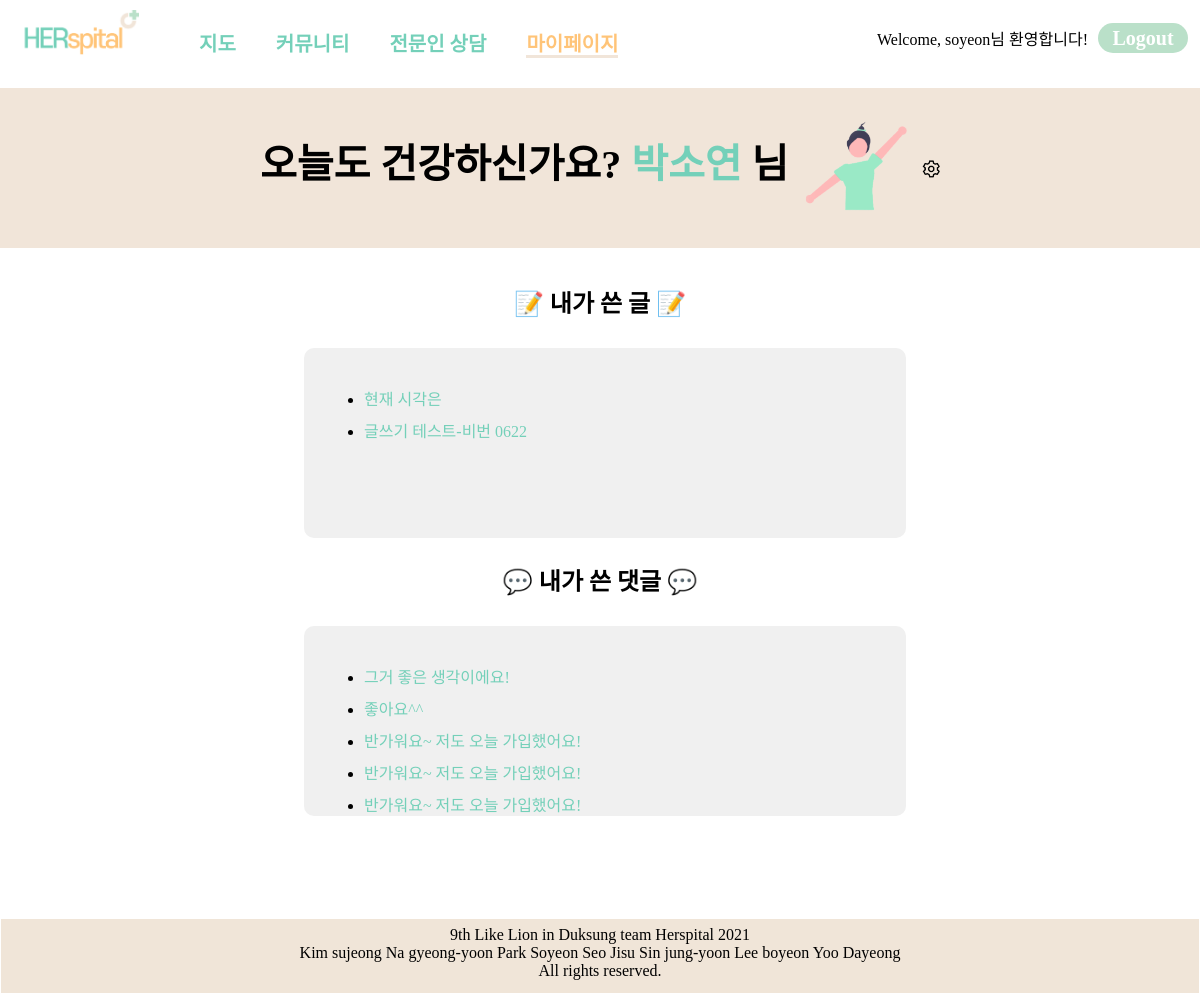
/account/mypage/ (signed in), run on an earlier commit of the app's database.
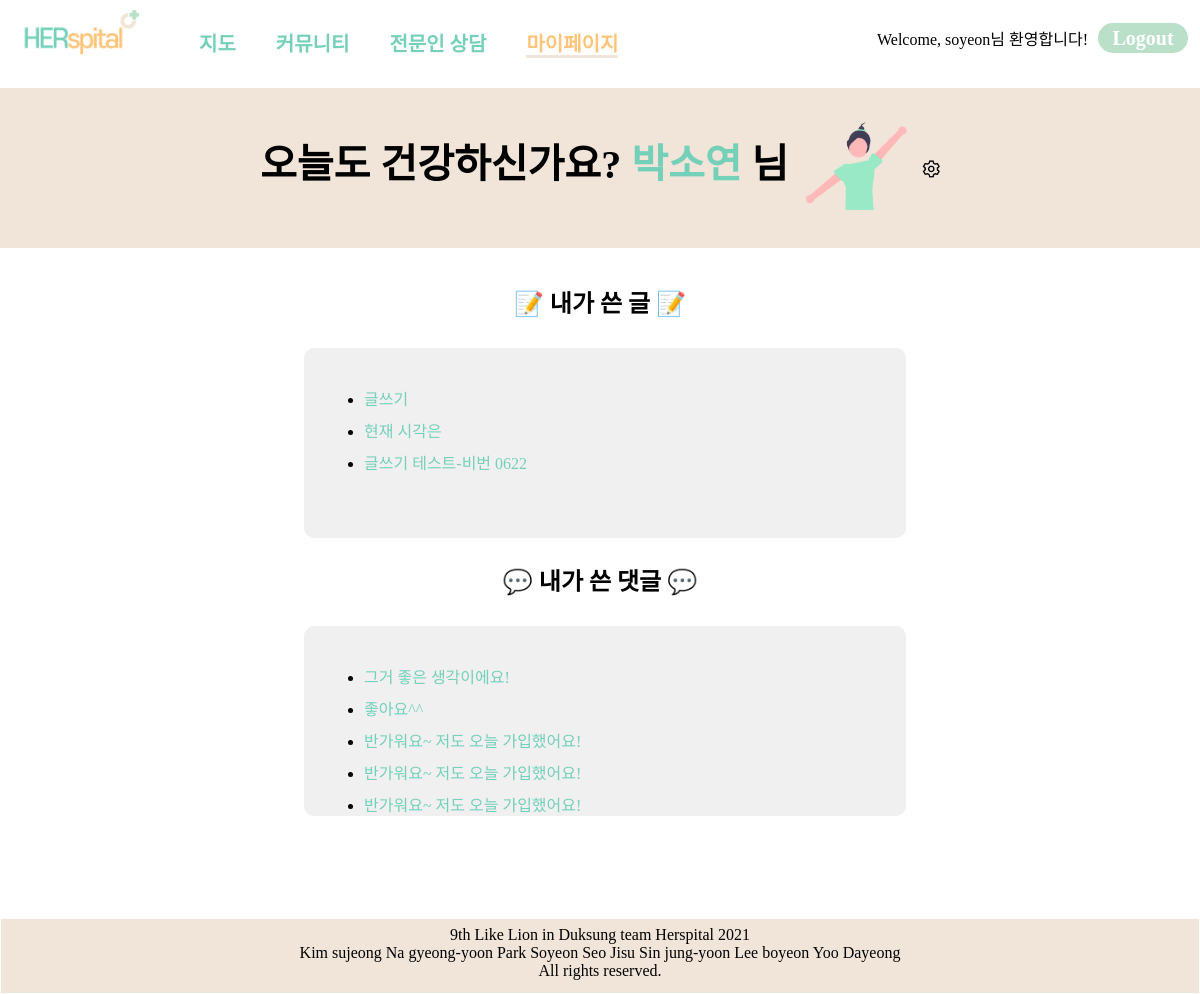
And on a later commit of the database.
### community/models.py (models this page shows, shortened)
class Community(models.Model):
    title = models.CharField(max_length=200)
    publicSetting = models.BooleanField()
    password_Post = models.CharField(max_length=10, blank=True, null=True)
    age_tag = models.CharField(max_length=100)
    image = models.ImageField(upload_to = "community/", blank=True, null=True)
    body = models.TextField()
    pub_date = models.DateTimeField()
    author = models.ForeignKey(account_models.CustomUser,on_delete=models.CASCADE, null=True)

### account/views.py (the view)
# urls.py: path("mypage/", account_views.mypage, name="mypage"),
def mypage(request):
  search = request.GET.get('search')
  writer = request.user
  communities = Community.objects.filter(author= writer).order_by('-pub_date')
  return render(request, "account/mypage.html", {'communities':communities})

### templates/account/mypage.html (shortened to what this page needs)
{% load static %}
<!DOCTYPE html>
<html lang="en">
<head>
    <link rel="stylesheet" href="{% static 'css/mypage.css' %}"/>
</head>
<body>
{% block navbar %}
{% include "partials/base.html" %}
{% endblock%}
{% block content %}
<br>
    <div id="main">
            <span style="margin-top:20px;font-size:40px;" ><strong1>오늘도 건강하신가요? <strong>{{user.nickname}}</strong> 님</strong1>
                <img src="{% static 'img/mypage_icon.png' %}" width=120px align="middle"></span>
            <a href="{% url 'account:setting' %}"><img src="{% static 'img/설정.png' %}" height=18 style="vertical-align: buttom;"></a>
    </div>
    <div id="etc">
        <section class="section">
            <h2>📝 내가 쓴 글 📝</h2>
            <article class="mylist" style="overflow:auto; width:95%; height:150px;">
                <ul>
                {% for community in communities %}
                    <li><a href="{% url 'community:detail' community.id %}">{{community.title}}</a></li>
                {% endfor %}
                </ul>
            </article>
            <h2>💬 내가 쓴 댓글 💬</h2>
            <div id="mitemargin">
              <article class="mycommend" style="overflow:auto; width:95%; height:150px;">
                  <ul>
                      <li><a href="http://naver.com">그거 좋은 생각이에요!</a></li>
                      <li><a href="http://daum.net">좋아요^^</a></li>
                      <li><a href="http://google.com">반가워요~ 저도 오늘 가입했어요!</a></li>
                      <li><a href="http://google.com">반가워요~ 저도 오늘 가입했어요!</a></li>
                      <li><a href="http://google.com">반가워요~ 저도 오늘 가입했어요!</a></li>
                  </ul>
              </article>
            </div>
        </section>
    </div>
{% endblock %}
</body>
</html>
{% block footer %}
{% include "partials/footer.html" %}
{% endblock %}

What changed in the data, as far as the page shows it:
added Community: title "글쓰기"
